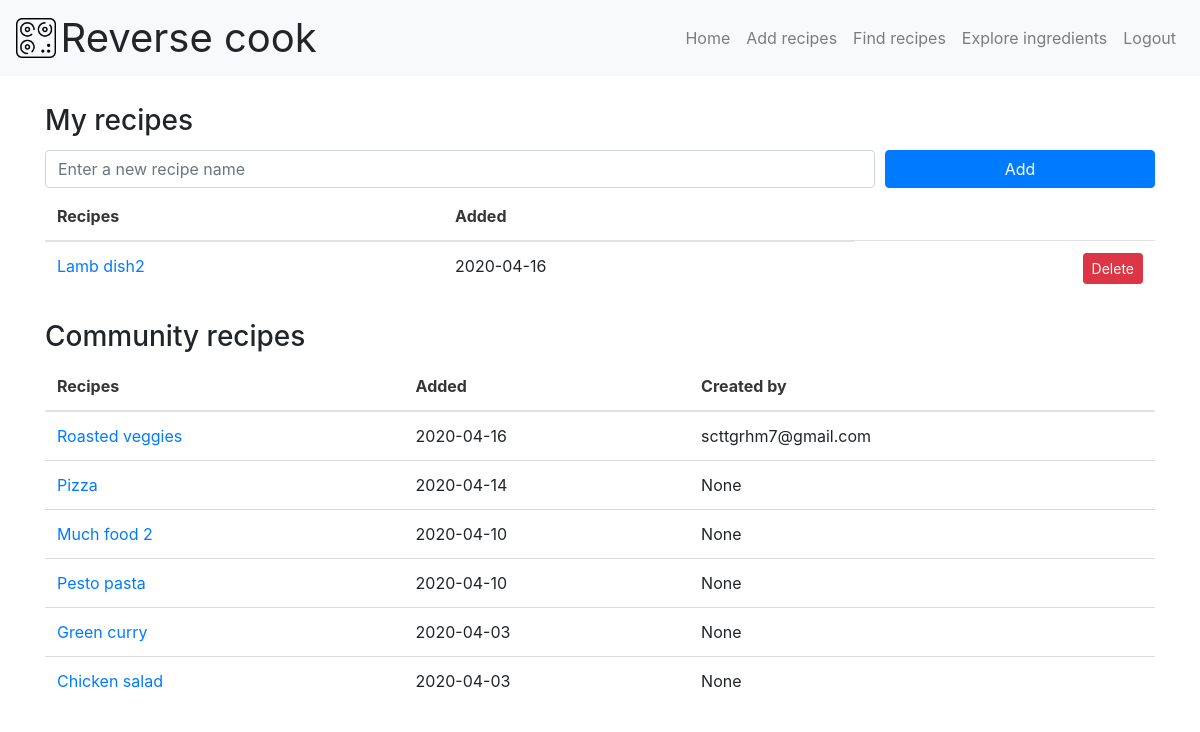
Page /add_recipe (signed in) on the committed database.
### app.py (models this page shows, shortened)
class Recipe(db.Model):
	id = db.Column(db.Integer, primary_key=True)
	name = db.Column(db.String(128), nullable=False)
	created_at = db.Column(db.DateTime, nullable=False,
		default=datetime.utcnow)
	recipeingredient = db.relationship('RecipeIngredient', backref='recipe',\
		lazy=True)
	created_by = db.Column(db.String(100), default=None)
	is_public = db.Column(db.Boolean, default=True)

### app.py (the view)
@app.route('/add_recipe', methods=['GET', 'POST'])
@login_required
def add_recipe():
	if request.method == 'POST':
		name = request.form['name']
		created_by = current_user.email
		new_stuff = Recipe(name=name, created_by=created_by)
		try:
			db.session.add(new_stuff)
			db.session.commit()
			return redirect('/add_recipe')
		except:
			return "There was a problem adding a new recipe."
	else:
		my_recipes = Recipe.query\
			.filter_by(created_by = current_user.email)\
			.order_by(Recipe.created_at.desc()).all()
		community_recipes = Recipe.query\
			.filter(or_(Recipe.created_by != current_user.email, Recipe.created_by == None))\
			.filter(or_(Recipe.is_public == 1, Recipe.is_public == None))\
			.order_by(Recipe.created_at.desc()).all()
		return render_template('add_recipe.html',
			my_recipes=my_recipes, community_recipes=community_recipes)

### app.py (called while the page is built)
@login_manager.user_loader
def load_user(user_id):
    return User.query.get(int(user_id))

### templates/add_recipe.html
{% extends 'base.html' %}
{% block content %}
<div class="container">
	<h3 class="top-table-header">My recipes</h3>
	{% include 'snippets/form.html' %}
	{% if my_recipes|length < 1 %}
	<p>There is nothing to cook for now :(</p>
	{% else %}
	<table class="table">
		<thead>
			<tr>
				<th>Recipes</th>
				<th>Added</th>
			</tr>
		</thead>
		<tbody>
			{% for my_recipe in my_recipes %}
			<tr>
				<td><a href="/update/{{ my_recipe.id }}">{{ my_recipe.name }}</a></td>
				<td>{{ my_recipe.created_at.date() }}</td>
				<td class="text-right"><a class="btn btn-danger btn-sm" href="/delete/{{ my_recipe.id }}" role="button">Delete</a></td>
			</tr>
			{% endfor %}
		</tbody>
	</table>
	{% endif %}
	<h3>Community recipes</h3>
	{% if community_recipes|length < 1 %}
	<p>There is nothing to cook for now :(</p>
	{% else %}
	<table class="table">
		<thead>
			<tr>
				<th>Recipes</th>
				<th>Added</th>
				<th>Created by</th>
			</tr>
		</thead>
		<tbody>
			{% for community_recipe in community_recipes %}
			<tr>
				<td><a href="/update/{{ community_recipe.id }}">{{ community_recipe.name }}</a></td>
				<td>{{ community_recipe.created_at.date() }}</td>
				<td>{{ community_recipe.created_by }}</td>
			</tr>
			{% endfor %}
		</tbody>
	</table>
	{% endif %}
</div>
{% endblock content %}

### static/css/main.css (style rules this page uses)
body, html { background: #FFFFFF; height: 100%; margin: 0; }
.top-table-header { margin-top: 1em; }

### rows in the picture
Recipe: name "Lamb dish2", created_at "2020-04-16"
Recipe: name "Roasted veggies", created_at "2020-04-16", created_by "scttgrhm7@gmail.com"
Recipe: name "Pizza", created_at "2020-04-14", created_by "None"
Recipe: name "Much food 2", created_at "2020-04-10", created_by "None"
Recipe: name "Pesto pasta", created_at "2020-04-10", created_by "None"
Recipe: name "Green curry", created_at "2020-04-03", created_by "None"
Recipe: name "Chicken salad", created_at "2020-04-03", created_by "None"
